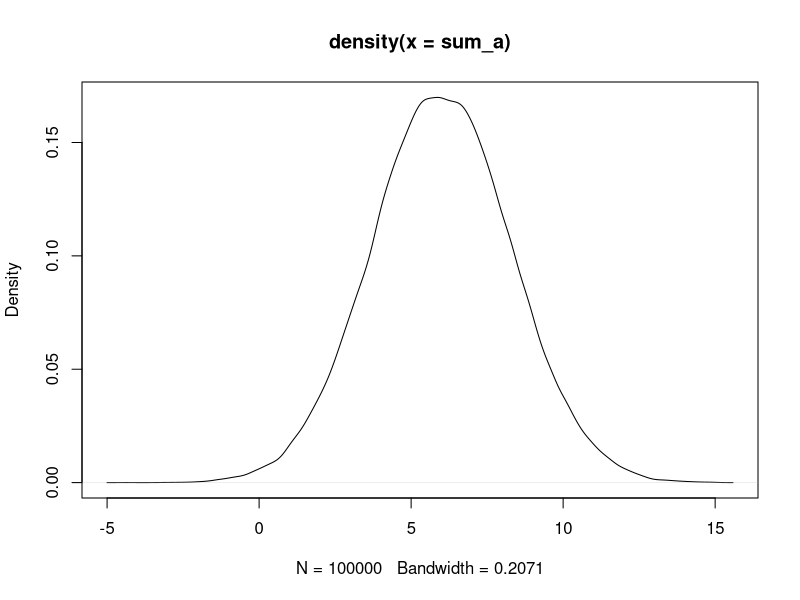

This figure's R source:
# Number of trials
N = 10^5

vector_of_one = c(1,1,1,1,1,1,1,1,1,1,1,1,1,1,1,1,1,1,1,1)
x <- 1:20
x_squared = x * x
log_x = log(x)

# Store the sum of alpha_hats for each trial
sum_a = vector("double", N)

for (i in seq(1:N)) {
  Y = vector("double", 20)
  
  # Generate Y
  for (j in seq(1:20)) {
    Y[j] = 2 + 1 * j + 1 * j^2 + 2*log(j) + rnorm(1, 0, 2)
  }
  
  # Generate the matrix A
  A = cbind(vector_of_one, x, x_squared, log_x)
  
  # Solve for alpha_hats
  alpha_hats = solve(t(A) %*% A) %*% t(A) %*% Y 
  sum_a[i] = sum(alpha_hats)
}

# Approximate the mean and variance of sum_a
mean(sum_a)
var(sum_a)

# Plot the pdf of sum_a
pdf = density(sum_a)
plot(pdf)